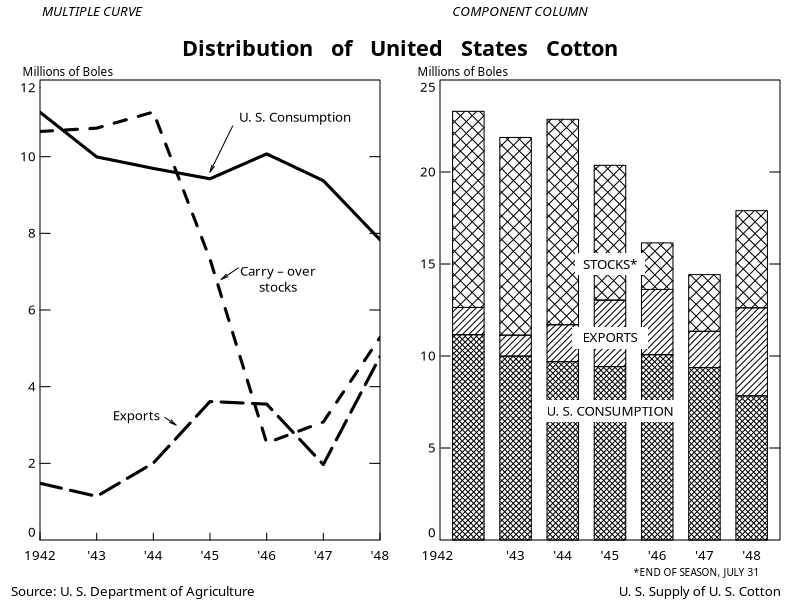

The R script that drew this image:
# Royal Statistical Society's Mary Eleanor Spear #CottonViz challenge
# https://rss.org.uk/news-publication/news-publications/2021/section-group-reports/mary-eleanor-spear-dataviz-competition-for-childre/
# Matt Dray, June 2021

# Read more about this in the accompanying blog post:
# https://www.rostrum.blog/2021/06/08/recreate-spear/


# Open graphics device ----------------------------------------------------


# Open a PNG graphics device
png(
  "2021-06-08_cottonviz_spear/output/cottonviz.png",
  width  = 20,
  height = 12.2,
  units  = "cm",
  res    = 1200
)


# Data and global parameters ----------------------------------------------


# Replicate data as a dataframe
cotton <- data.frame(
  Year = 1942:1948,
  `US consumption` = c(11160, 9993,  9693,  9423,  10072, 9374,  7833),
  Exports          = c(1480,  1139,  2007,  3613,  3545,  1968,  4785),
  Stocks           = c(10657, 10744, 11164, 7326,  2530,  3080,  5283),
  `Total supply`   = c(23297, 21876, 22864, 20362, 16147, 14422, 17901),
  check.names = FALSE  # allows for spaces in variable names
)

# Constants: general
CEX       <- 0.8      # font size
YDIV      <- 1000     # division for y-axis
BLACK     <- "black"  # easy to supply off-black instead
WHITE     <- "white"
XTICK_LEN <- 0.02     # x axis tick length
YTICK_LEN <- 0.03

# Constants: lineplot (LP)
LP_YLIM      <- c(0, 12)  # y-axis limite
LP_WIDTH     <- 3         # width of lines
LP_YTICK_SEQ <- seq(2, 10, 2)  # y tick locations 
LP_YLAB_SEQ  <- seq(0, 12, 2)  # y label locations

# Constants: barplot (BP)
BP_YLIM        <- c(0, 25)
BP_YTICK_SEQ   <- seq(5, 20, 5)
BP_YLAB_SEQ    <- seq(0, 25, 5)
BP_SPACE       <- 0.5  # space between bars
BP_HATCH_ANGLE <- 45   # hatchmark angle
BP_HATCH_HI    <- 25   # hatchmark density
BP_HATCH_MID   <- 22
BP_HATCH_LO    <- 12

# Set plotting parameters
par(
  mgp = c(0, 0.2, 0),       # gap to tick labels
  mar = c(3, 2, 4, 1),      # margins
  mfrow = c(1, 2),          # plot layout
  ann = FALSE,              # annotation
  cex.axis = CEX,           # axis font size
  family = "Routed Gothic"  # font family
)


# Line plot ---------------------------------------------------------------


# Dummy x-y scatter plot
plot(
  x = cotton$Year,
  y = cotton$`US consumption` / YDIV,  # data
  axes = FALSE,    # no axes
  pch = "",        # expunge axes/points
  ylim = LP_YLIM,  # y-axis min/max limits
  xaxs = "i",      # set 'absolute origin'
  yaxs = "i"
)

# Manual x-axis
axis(
  side = 1,
  at = 1942:1948,
  labels = c(1942, paste0("'", 43:48)),  # i.e. 1942, '43, '44, etc
  tck = XTICK_LEN,   # tick length
  col = WHITE,       # i.e. axis isn't visible
  col.ticks = BLACK  # i.e. axis ticks are visible
)

# Manual y-axis (just ticks)
axis(
  side = 2,
  at = LP_YTICK_SEQ,  # no ticks needed for origin/max
  labels = FALSE, 
  tck = YTICK_LEN, 
  col = WHITE,
  col.ticks = BLACK
)

# Manual y-axis (just labels)
axis(
  side = 2,
  at = c(0.2, LP_YTICK_SEQ, 11.8),  # origin/max labels above/below tick
  labels = LP_YLAB_SEQ, 
  las = 1,
  tck = 0,
  col = WHITE, 
  col.ticks = BLACK
)

# Manual secondary y-axis (just ticks)
axis(
  side = 4,
  at = LP_YTICK_SEQ,
  labels = FALSE,
  tck = YTICK_LEN,
  col = WHITE,
  col.ticks = BLACK
)

# Y-axis label: horizontal at top of axis
mtext("Millions of Boles", side = 3, cex = CEX - 0.1, adj = -0.07)

# Bounding box around plot boundary
box()

# Generate lines and labels for each group iteratively
mapply(
  function(type, lty, x, y, label) { 
    lines(cotton$Year, cotton[[type]] / YDIV, lty = lty, lwd = LP_WIDTH)
    text(x, y, label, cex = CEX)
  },
  type = c("US consumption", "Exports", "Stocks"),
  lty = c("solid", "longdash", "dashed"),
  x = c(1946.5, 1943.7, 1946.2), 
  y = c(11, 3.2, 6.8),
  label = c("U. S. Consumption", "Exports", "Carry – over\nstocks")
)

# Add arrows from labels to lines
arrows(
  x0 = c(1945.4, 1944.2, 1945.5),  # arrow origins
  y0 = c(10.8, 3.2, 7.1),
  x1 = c(1945, 1944.4, 1945.2),    # arrowheads
  y1 = c(9.6, 3, 6.8),
  angle = 12,
  length = 0.07
)


# Bar plot ----------------------------------------------------------------


# Convert dataframe structure for passing to barplot()
cotton_transpose <- t(cotton)[2:4,] / YDIV
colnames(cotton_transpose) <- c("", paste0("'", 43:48))

# Barplot layer with hatching only (allows for crosshatching)
barplot(
  cotton_transpose, 
  axes = FALSE,      # suppress axes
  xaxt = "n",        # suppress x-axis bar labels
  ylim = BP_YLIM,
  space = BP_SPACE,  # space between bars
  border = WHITE,    # border around bars
  col = BLACK,
  density = rep(c(BP_HATCH_HI, 0, BP_HATCH_LO), 7),  # line 'closeness
  angle = 360 - BP_HATCH_ANGLE  # top-left to bottom-right
)

# Barplot layer with features
barplot(
  cotton_transpose, 
  axes = FALSE,
  ylim = BP_YLIM,
  space = BP_SPACE,
  col = BLACK,
  density = rep(c(BP_HATCH_HI, BP_HATCH_MID, BP_HATCH_LO), 7),
  angle = BP_HATCH_ANGLE, # bottom-left to upper-right
  add = TRUE              # add as layer on top of existing plot
)

# Manual y-axis (just ticks)
axis(
  side = 2,
  at = BP_YTICK_SEQ,
  tck = YTICK_LEN,
  labels = FALSE,
  col = WHITE,
  col.ticks = BLACK
)

# Manual y-axis (just labels)
axis(
  side = 2,
  at = c(0.4, BP_YTICK_SEQ, 24.6), 
  tck = 0, 
  labels = BP_YLAB_SEQ, 
  las = 1, 
  col = WHITE
)

# Manual secondary y-axis (just ticks)
axis(
  side = 4,
  at = BP_YTICK_SEQ,
  labels = FALSE,
  tck = YTICK_LEN,
  col = WHITE,
  col.ticks = BLACK
)

# X-axis label: horizontal at top of axis
mtext("Millions of Boles", side = 3, adj = -0.09, cex = CEX - 0.1)

# The first label is at the origin
mtext("1942", side = 1, line = 0.2, adj = -0.06, cex = CEX)

# Bounding box around plot boundary
box()

# Apply labels iteratively
mapply(
  function(x, y, xleft, ybottom, xright, ytop, label) { 
    rect(xleft, ybottom, xright, ytop, col = WHITE, border = NA)
    text(x, y, label, cex = CEX)
  },
  xleft   = c(4.4,  4.3,  3.2),
  ybottom = c(14.4, 10.4, 6.4),
  xright  = c(6.6,  6.7,  7.8),
  ytop    = c(15.6, 11.6, 7.6),
  x = 5.5,
  y = c(15, 11, 7),
  label = c("STOCKS*", "EXPORTS", "U. S. CONSUMPTION")
)


# Margin labels -----------------------------------------------------------


# Main title
mtext(
  text = "Distribution   of   United   States   Cotton",
  outer = TRUE,  # outer plot margin
  side = 3,      # i.e. top
  line = -3,     # relative to outside to plot limit
  cex = CEX + 0.5,
  family = "Hussar Bold Condensed",
  font = 2       # bold
)

# 'Subtitle' for line plot
mtext(
  text = "MULTIPLE CURVE",
  outer = TRUE,
  side = 3,
  line = -1,
  adj = 0.06,  # nudge
  cex = CEX,
  font = 3  # italic
)

# 'Subtitle' for bar plot
mtext(
  text = "COMPONENT COLUMN",
  outer = TRUE,
  side = 3,
  line = -1,
  adj = 0.68,
  cex = CEX,
  font = 3
)

# Caption: source
mtext(
  text = "Source: U. S. Department of Agriculture",
  outer = TRUE,
  side = 1,  # bottom
  line = -1,
  adj = 0.02,
  cex = CEX
)

# Caption: stocks asterisk
mtext(
  text = "*END OF SEASON, JULY 31",
  outer = TRUE,
  side = 1,
  line = -2,
  adj = 0.94,
  cex = CEX - 0.2,
)

# Caption: US cotton
mtext(
  text = "U. S. Supply of U. S. Cotton",
  outer = TRUE,
  side = 1,
  line = -1,
  adj = 0.97,
  cex = CEX
)


# Close graphics device ---------------------------------------------------


# Saves device contents, will be PNG given original png() call
dev.off()

